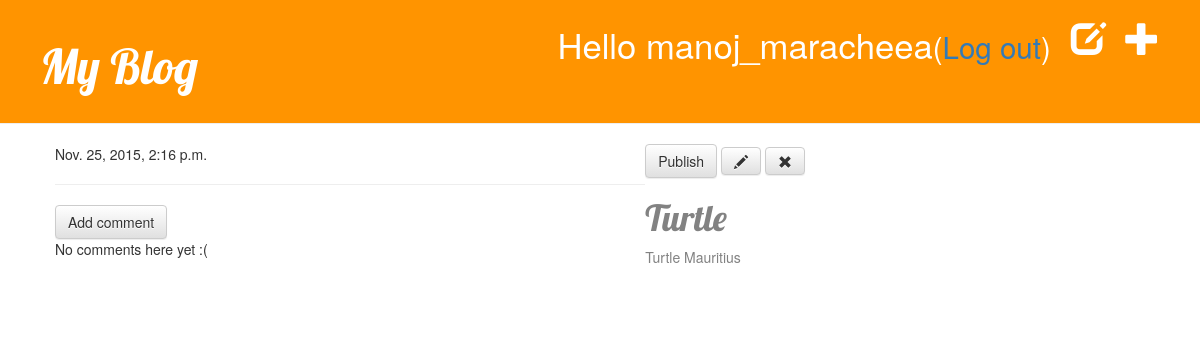
Page /post/1/ (signed in) on the earlier database version.
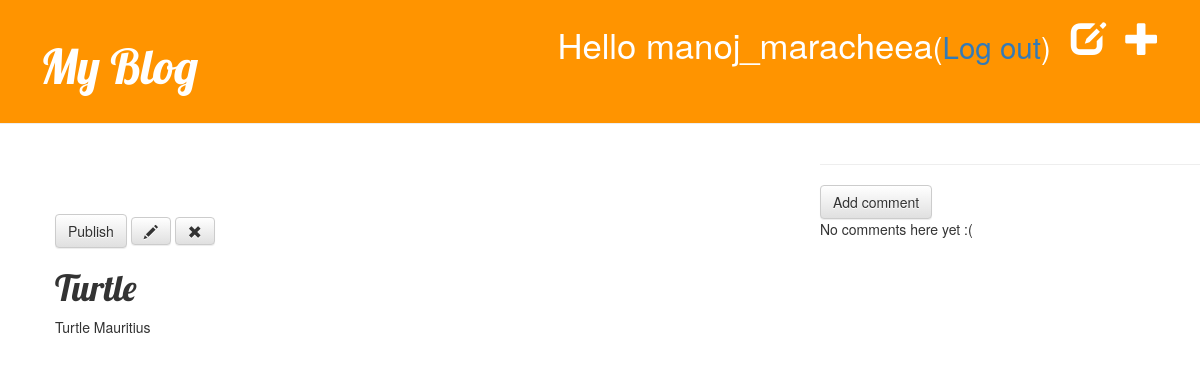
Same page on the later database version.
### blog/models.py (models this page shows, shortened)
class Post(models.Model):
    author = models.ForeignKey('auth.User')
    title = models.CharField(max_length=200)
    text = models.TextField()
    created_date = models.DateTimeField(default = timezone.now)
    published_date = models.DateTimeField(blank = True, null=True)

### blog/views.py (the view)
# urls.py: url(r'^post/(?P<pk>[0-9]+)/$', views.post_detail, name='post_detail'),
@login_required
def post_detail(request, pk):
    post = get_object_or_404(Post, pk=pk)
    return render(request, 'blog/post_detail.html',{'post':post})

### blog/templates/blog/post_detail.html
{% extends 'blog/base.html' %}
{% block content %}
    <div class="post">
        {% if post.published_date %}
        {{ post.published_date }}
     <div class ="date">
        {% else %}
     </div>
        {% endif %}
        <a class="btn btn-default" href="{% url "blog.views.post_publish" pk=post.pk %}">Publish</a>
        <a class="btn btn-default" href="{% url 'post_edit' pk=post.pk %}"><span class="glyphicon glyphicon-pencil"></span></a>
        <a class="btn btn-default" href="{% url "post_remove" pk=post.pk %}"><span class="glyphicon glyphicon-remove"></span></a>
        <h1>{{ post.title }}</h1>
        <p>  {{ post.text|linebreaks }}</p>
    </div>
    <hr>
    <a class="btn btn-default" href="{% url "add_comment_to_post" pk=post.pk %}">Add comment</a>
    {% for comment in post.comments.all %}
        {% if user.is_authenticated or comment.approved_comment %}
        <div class="comment">
            <div class="date">
                {{ comment.created_date }}
                {% if not comment.approved_comment %}
<a class="btn btn-default" href="{% url "comment_remove" pk=comment.pk %}">span class=" glyphicon glyphicon-remove"></span></a>
             <a class="btn btn-default" href="{% url "comment_approve" pk=comment.pk %}"><span class="glyphicon glyphicon-ok"></span></a>
                {% endif %}
            </div>
            <strong>{{ comment.author }}</strong>
            <p>{{ comment.text|linebreaks }} </p>
        </div>
        {% endif %}
    {% empty %}
        <p>No comments here yet :(</p>
    {% endfor %}
    {% endblock %}

Differences in the rows shown:
changed Post "Turtle": published_date "Nov. 25, 2015, 2:16 p.m." → (not shown)
